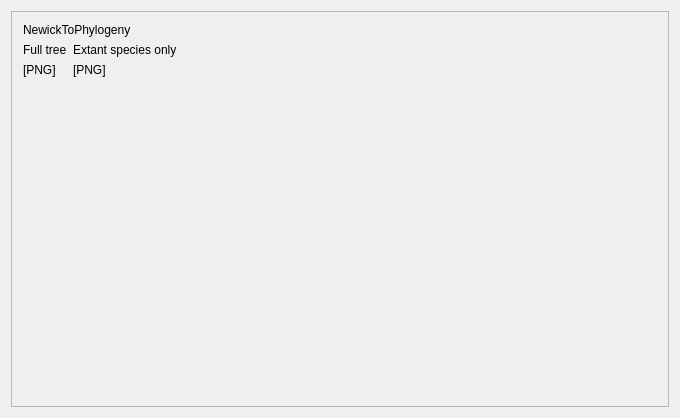
<?xml version="1.0" encoding="UTF-8"?>
<ui version="4.0">
 <class>QtTestNewickUtilsdialog</class>
 <widget class="QDialog" name="QtTestNewickUtilsdialog">
  <property name="geometry">
   <rect>
    <x>0</x>
    <y>0</y>
    <width>680</width>
    <height>418</height>
   </rect>
  </property>
  <property name="windowTitle">
   <string>QtTestNewickUtilsdialog</string>
  </property>
  <layout class="QGridLayout" name="gridLayout">
   <item row="0" column="0">
    <widget class="QScrollArea" name="scrollArea">
     <property name="widgetResizable">
      <bool>true</bool>
     </property>
     <widget class="QWidget" name="scrollAreaWidgetContents">
      <property name="geometry">
       <rect>
        <x>0</x>
        <y>0</y>
        <width>660</width>
        <height>398</height>
       </rect>
      </property>
      <layout class="QFormLayout" name="formLayout">
       <property name="fieldGrowthPolicy">
        <enum>QFormLayout::AllNonFixedFieldsGrow</enum>
       </property>
       <item row="0" column="0" colspan="2">
        <widget class="QLabel" name="label_NewickToPhylogenyPng">
         <property name="text">
          <string>NewickToPhylogeny</string>
         </property>
        </widget>
       </item>
       <item row="1" column="0">
        <widget class="QLabel" name="label">
         <property name="text">
          <string>Full tree</string>
         </property>
        </widget>
       </item>
       <item row="1" column="1">
        <widget class="QLabel" name="label_2">
         <property name="text">
          <string>Extant species only</string>
         </property>
        </widget>
       </item>
       <item row="2" column="0">
        <widget class="QLabel" name="image_NewickToPhylogeny">
         <property name="text">
          <string>[PNG]</string>
         </property>
        </widget>
       </item>
       <item row="2" column="1">
        <widget class="QLabel" name="image_NewickToPhylogenyExtant">
         <property name="text">
          <string>[PNG]</string>
         </property>
        </widget>
       </item>
      </layout>
     </widget>
    </widget>
   </item>
  </layout>
 </widget>
 <layoutdefault spacing="6" margin="11"/>
 <resources/>
 <connections/>
</ui>
